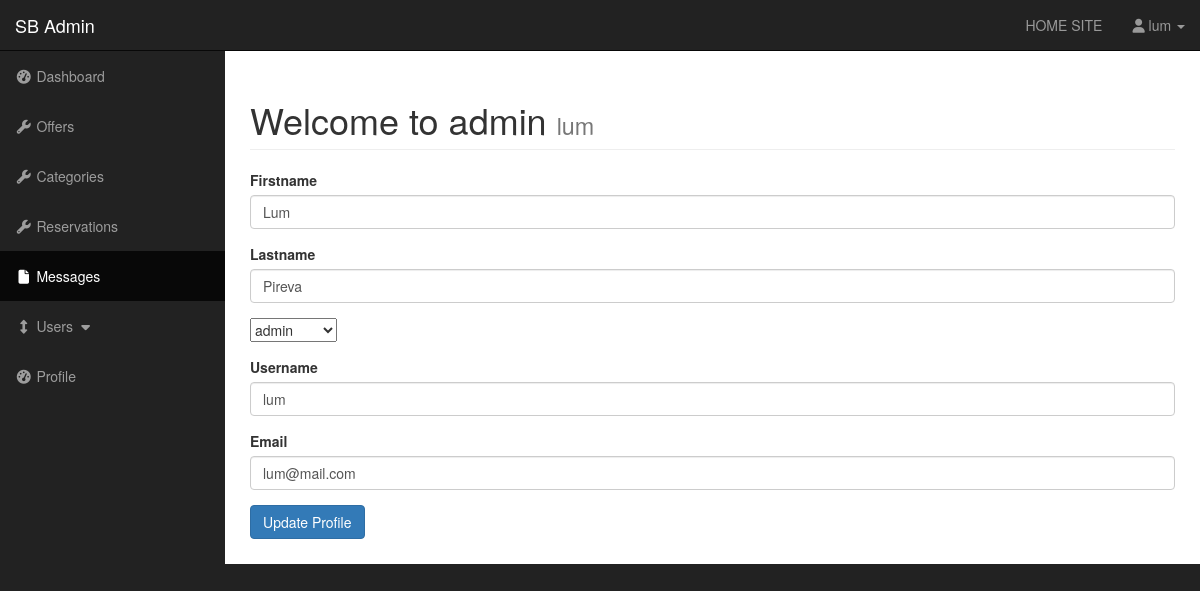
The page /html/admin/profile.php (signed in) on the database its author committed.
### tables this page shows
CREATE TABLE `users` (
  `user_id` int(11) NOT NULL,
  `username` varchar(25) NOT NULL,
  `user_email` text NOT NULL,
  `password` text NOT NULL,
  `user_firstname` varchar(25) NOT NULL,
  `user_lastname` varchar(25) NOT NULL,
  `user_role` varchar(255) NOT NULL,
  `randSalt` varchar(255) NOT NULL DEFAULT '$2y$10$iusesomecrazystrings22'
);

### html/admin/profile.php (the view, shortened to what this page needs)
<?php include "includes/header.php"; ?>
<?php
    if(isset($_SESSION['username'])) {
        $username = $_SESSION['username'];
        $query = "SELECT * FROM users WHERE username = '{$username}' ";
        $select_user_profile_query = mysqli_query($connection, $query);
        while($row = mysqli_fetch_array($select_user_profile_query)) {
            $username = $row['username'];
            $user_firstname = $row['user_firstname'];
            $user_lastname = $row['user_lastname'];
            $user_email = $row['user_email'];
            $user_role= $row['user_role'];
        }
    }
?>
<div id="wrapper">
    <?php include "includes/navigation.php" ?>
    <div id="page-wrapper">
        <div class="container-fluid">
            <div class="row">
                <div class="col-lg-12">
                    <h1 class="page-header">
                        Welcome to admin
                        <small><?php echo $_SESSION['username']; ?></small>
                    </h1>
                    <form action="" method="post" enctype="multipart/form-data">
                        <div class="form-group">
                            <label for="title">Firstname</label>
                            <input type="text" value="<?php echo $user_firstname; ?>" class="form-control" name="user_firstname">
                        </div>
                        <div class="form-group">
                            <label for="post_status">Lastname</label>
                            <input type="text" value="<?php echo $user_lastname; ?>" class="form-control" name="user_lastname">
                        </div>
                        <div class="form-group">
                            <select name="user_role" id="">
                                <option value="subscriber"><?php echo $user_role; ?></option>
                            </select>
                        </div>
                        <div class="form-group">
                            <label for="post_tags">Username</label>
                            <input type="text" value="<?php echo $username; ?>" class="form-control" name="username">
                        </div>
                        <div class="form-group">
                            <label for="post_content">Email</label>
                            <input type="email" value="<?php echo $user_email; ?>" class="form-control" name="user_email">
                        </div>
                        <div class="form-group">
                            <input class="btn btn-primary" type="submit" name="edit_user" value="Update Profile">
                        </div>
                    </form>
                </div>
            </div>
        </div>
    </div>
        <?php include "includes/footer.php"?>

### html/admin/css/sb-admin.css (style rules this page uses)
body { margin-top: 100px; background-color: #222; }
@media (min-width:768px) { body { margin-top: 50px; } }
#wrapper { padding-left: 0; }
#page-wrapper { width: 100%; padding: 0; background-color: #fff; }
@media (min-width:768px) { #wrapper { padding-left: 225px; } }
@media (min-width:768px) { #page-wrapper { padding: 10px; } }

### rows shown on the page
users: user_firstname "Lum", user_lastname "Pireva", user_role "admin", username "lum", user_email "lum@mail.com"

### other values the page prints
$_SESSION['username'] "lum"
